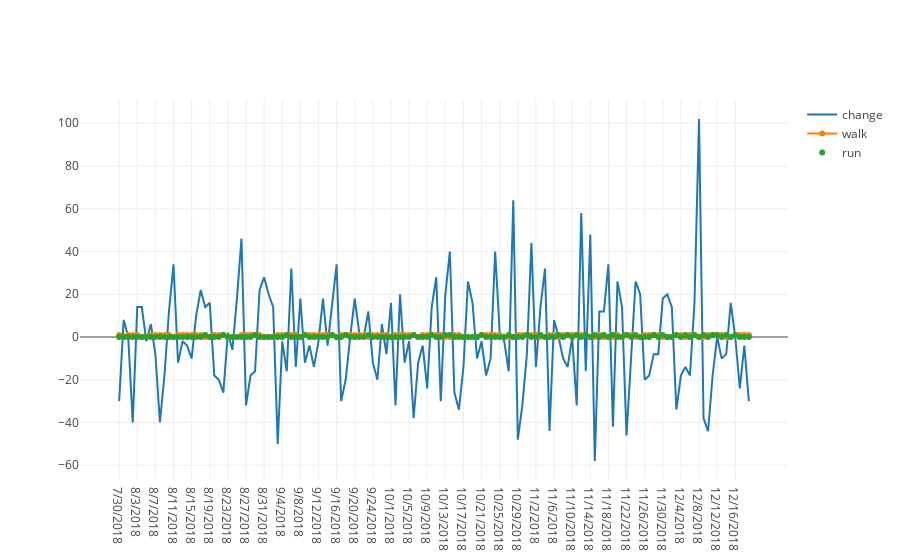

The notebook cell saved with this chart:
### Code cell
# display line chart: activity effect on weight changes?
change_on_date = go.Scatter(y=df.change, x=df.Date, mode='lines', name="change")
walk_on_date = go.Scatter(x=df.Date, y=df.walk, mode='lines+markers', name='walk')
run_on_date= go.Scatter(x=df.Date, y=df.run, mode='markers', name = 'run')
data = [change_on_date, walk_on_date, run_on_date]

iplot(data, filename='line-mode')

### Figure 1 — Plotly figure (JSON) as saved in the notebook; plotly's stock layout.template omitted (floating-point values rounded to 4 significant figures; data arrays with more than 128 entries replaced by an {"elided": "..."} marker saying what was removed)
{"data": [{"mode": "lines", "name": "change", "type": "scatter", "uid": "2391238f-fff4-4ad1-9af8-af7379cd4997", "x": {"elided": "140 str values"}, "y": {"elided": "140 int values"}}, {"mode": "lines+markers", "name": "walk", "type": "scatter", "uid": "3d29fbbb-b38c-42a0-a47a-f01d480e088e", "x": {"elided": "140 str values"}, "y": {"elided": "140 int values"}}, {"mode": "markers", "name": "run", "type": "scatter", "uid": "3fc3f0c6-d4e4-44b8-8f28-9414c751ebb7", "x": {"elided": "140 str values"}, "y": {"elided": "140 int values"}}], "layout": {}}
